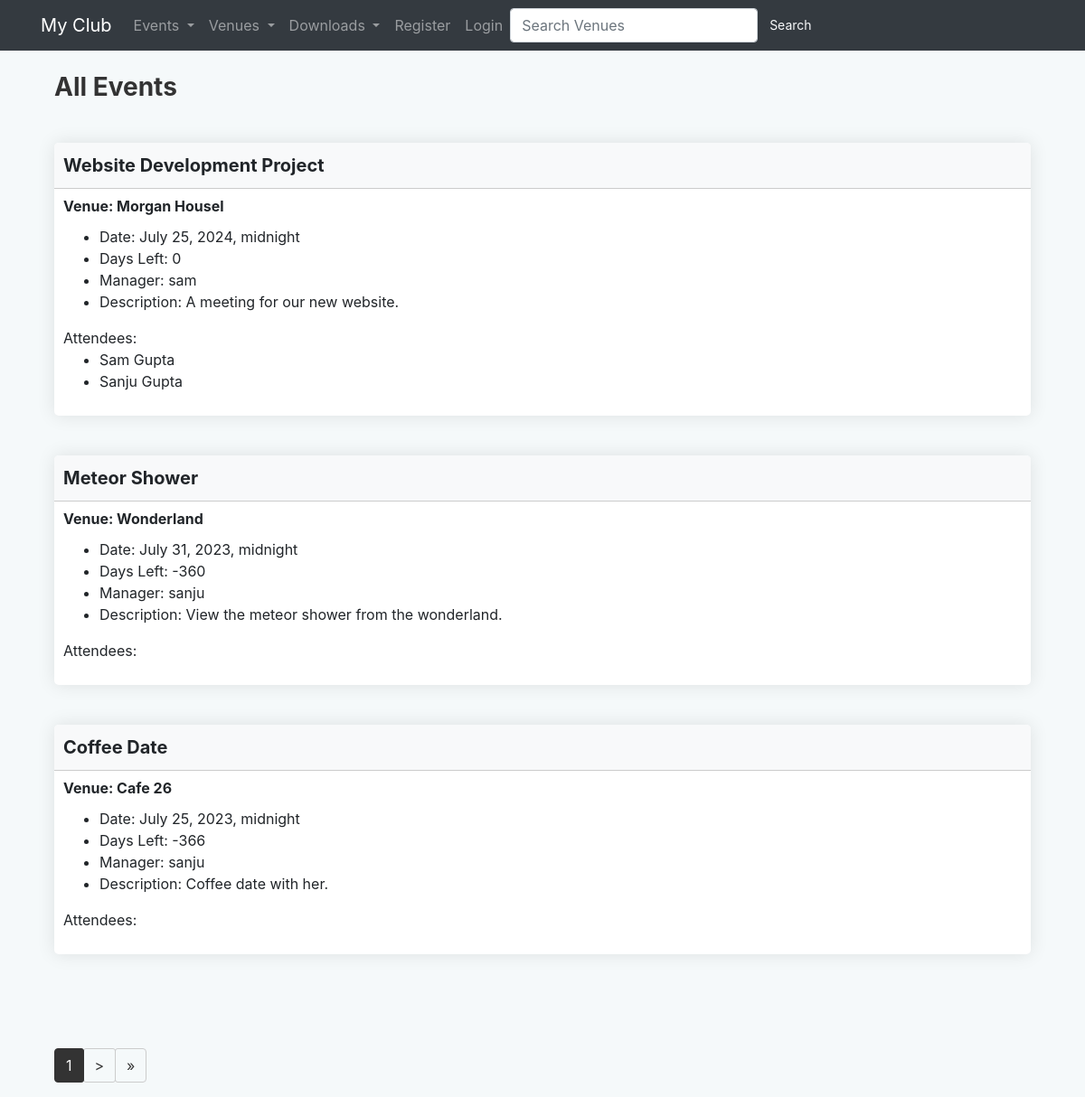
Screenshot of /events/ with the database file from the repository.
### events/models.py (models this page shows, shortened)
class Events(models.Model):
    name = models.CharField('Event Name', max_length=60)
    date = models.DateTimeField('Event Date')
    venue = models.ForeignKey(Venue, blank=True, null=True, on_delete=models.CASCADE)
    manager = models.ForeignKey(User, blank=True, null=True, on_delete=models.SET_NULL)
    description = models.TextField(blank=True)
    attendees = models.ManyToManyField(MyClubUser, blank=True)
    approved = models.BooleanField(default=False)  # New field for approval

class Venue(models.Model):
    name = models.CharField(max_length=60)
    address = models.CharField(max_length=300)
    zip = models.CharField(max_length=15)
    phone = models.CharField(max_length=25, blank=True)
    web = models.URLField(blank=True)
    email = models.EmailField(blank=True)
    owner = models.IntegerField(blank=False, default=1)
    venue_image = models.ImageField(null=True, blank=True, upload_to='images/')
    def __str__(self):
        return self.name

class MyClubUser(models.Model):
    first_name = models.CharField(max_length=30)
    last_name = models.CharField(max_length=30)
    email = models.EmailField('User Email')
    def __str__(self):
        return self.first_name + ' ' + self.last_name

### events/views.py (the view)
# urls.py: path('events/', views.all_events, name='list-events'),
def all_events(request):
    current_date = datetime.now().date()
    event_list = Events.objects.filter(approved=True).order_by('-date')
    for event in event_list:
        event.days_left = (event.date.date() - current_date).days
    paginator = Paginator(event_list, 3)  # Show 3 events per page
    page_number = request.GET.get('page')
    pagee = paginator.get_page(page_number)
    return render(request, 'events/event_list.html', {
        'event_list': event_list,
        'pagee': pagee
    })

### events/templates/events/event_list.html (shortened to what this page needs)
{% extends 'events/base.html' %}
{% block content %}
<div class="container">
  <h1>All Events</h1>
  <br/>
  {% for event in pagee %}
    {% if event.approved %}
      <div class="card">
        <div class="card-header">
          {{ event.name }}
        </div>
        <div class="card-body">
          <h5 class="card-title">Venue: {{ event.venue }}</h5>
          <p class="card-text">
            <ul>
              <li>Date: {{ event.date }}</li>
              <li>Days Left: {{ event.days_left }}</li>
              <li>Manager: {{ event.manager }}</li>
              <li>Description: {{ event.description }}</li>
            </ul>
          </p>
          <p class="card-text">
            Attendees:
            <ul>
              {% for user in event.attendees.all %}
                <li>{{ user }}</li>
              {% endfor %}
            </ul>
          </p>
        </div>
      </div>
      <br/>
    {% endif %}
  {% endfor %}
  <div class="pagination">
    <ul class="pagination">
      <li class="page-item active">
        <a class="page-link" href="#">{{ pagee.number }}</a>
      </li>
      {% if pagee.has_next %}
        <li class="page-item">
          <a class="page-link" href="?page={{ pagee.next_page_number }}" aria-label="Next">
            <span aria-hidden="true">&gt;</span>
          </a>
        </li>
        <li class="page-item">
          <a class="page-link" href="?page={{ pagee.paginator.num_pages }}" aria-label="Last">
            <span aria-hidden="true">&raquo;</span>
          </a>
        </li>
      {% endif %}
    </ul>
  </div>
</div>
{% endblock %}

### events/templates/events/base.html (shortened to what this page needs)
<!DOCTYPE html>
<html lang="en">
<head>
  <link rel="stylesheet" href="https://cdn.jsdelivr.net/npm/bootstrap@4.6.2/dist/css/bootstrap.min.css">
</head>
<body>
  {% include 'events/navbar.html' %}
  <br/>
  <div class="container">
    {% block content %}
    {% endblock %}
  </div>
</body>
</html>

### events/templates/events/navbar.html (shortened to what this page needs)
<nav class="navbar navbar-expand-lg navbar-dark bg-dark">
  <div class="container">
    <a class="navbar-brand" href="{% url 'home' %}">My Club</a>
    <div class="collapse navbar-collapse" id="navbarSupportedContent">
      <ul class="navbar-nav me-auto mb-2 mb-lg-0">
        <li class="nav-item dropdown">
          <a class="nav-link dropdown-toggle" href="#" id="eventsDropdown" role="button" data-bs-toggle="dropdown" aria-expanded="false">
            Events
          </a>
        </li>
        <li class="nav-item dropdown">
          <a class="nav-link dropdown-toggle" href="#" id="venuesDropdown" role="button" data-bs-toggle="dropdown" aria-expanded="false">
            Venues
          </a>
        </li>
        <li class="nav-item dropdown">
          <a class="nav-link dropdown-toggle" href="#" id="downloadsDropdown" role="button" data-bs-toggle="dropdown" aria-expanded="false">
            Downloads
          </a>
        </li>
        {% if user.is_authenticated %}
          <li class="nav-item">
            <a class="nav-link" href="{% url 'logout-view' %}">Logout</a>
          </li>
        {% else %}
          <li class="nav-item">
            <a class="nav-link" href="{% url 'register-user' %}">Register</a>
          </li>
          <li class="nav-item">
            <a class="nav-link" href="{% url 'login-user' %}">Login</a>
          </li>
        {% endif %}
      </ul>
      <form class="d-flex" method="POST" action="{% url 'search-venues' %}">
        <input class="form-control me-2" type="search" placeholder="Search Venues" name="searched" aria-label="Search">
        <button class="btn btn-outline-light" type="submit">Search </button>
      </form>
    </div>
  </div>
</nav>

### events/templates/events/base.html (style rules this page uses)
body { background: #f5f9fa; }

### events/templates/events/event_list.html (style rules this page uses)
.card { border: none; border-radius: 5px; margin-bottom: 20px; box-shadow: 0 0 20px rgba(0, 0, 0, 0.1); transform-style: preserve-3d; transition: transform 0.3s; }
.card .card-header { background-color: #f8f9fa; padding: 10px; font-size: 20px; font-weight: bold; border-bottom: 1px solid #ccc; border-radius: 5px 5px 0 0; }
.card .card-body { padding: 10px; }
.card .card-title { font-size: 16px; font-weight: bold; margin-top: 0; }
.card .card-text { margin-bottom: 0; }
.btn { display: inline-block; padding: 6px 12px; margin-bottom: 0; font-size: 14px; font-weight: 400; line-height: 1.42857143; text-align: center; white-space: nowrap; vertical-align: middle; cursor: pointer; background-image: none; border: 1px solid transparent; border-radius: 4px; }
.pagination { margin-top: 20px; text-align: center; }
.pagination .page-link { color: #333; background-color: transparent; border-color: #ccc; border-radius: 3px; }
.pagination .page-item.active .page-link { color: #fff; background-color: #333; border-color: #333; }
h1 { font-size: 28px; font-weight: bold; color: #333; margin-bottom: 20px; }
.pagination { margin-top: 30px; }

### rows the page displays
Events: name "Website Development Project", venue "Morgan Housel", date "July 25, 2024, midnight", days_left "0", manager "sam", description "A meeting for our new website."
MyClubUser: first_name+last_name "Sam Gupta"
MyClubUser: first_name+last_name "Sanju Gupta"
Events: name "Meteor Shower", venue "Wonderland", date "July 31, 2023, midnight", days_left "-360", manager "sanju", description "View the meteor shower from the wonderland."
Events: name "Coffee Date", venue "Cafe 26", date "July 25, 2023, midnight", days_left "-366", manager "sanju", description "Coffee date with her."

### other values shown
{{ pagee.number }} "1"
